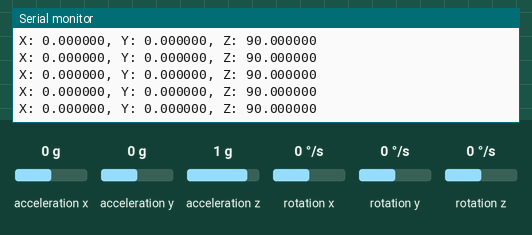
This sketch was run on a simulated ESP32. Shown: the last lines printed to the serial monitor. The test bench sets the inputs (shaded band); at power-on: acceleration x 0 g, acceleration y 0 g, acceleration z 1 g, rotation x 0 °/s, rotation y 0 °/s, rotation z 0 °/s.

Above: at 1.2 s.
1.3 s: acceleration x set to -1.4 g
At 1.47 s:
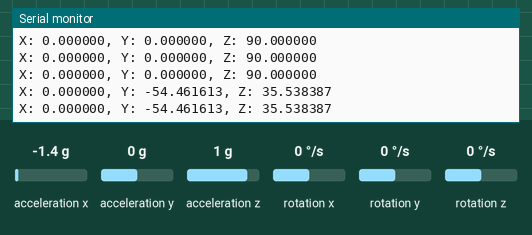
2.8 s: acceleration y set to -1.4 g
At 2.82 s:
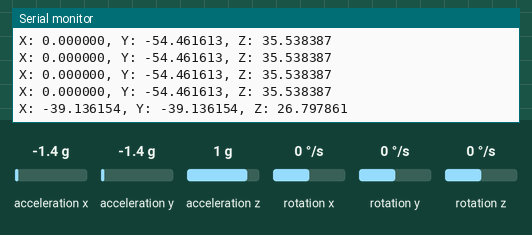
4.3 s: acceleration z set to -1.4 g
At 4.38 s:
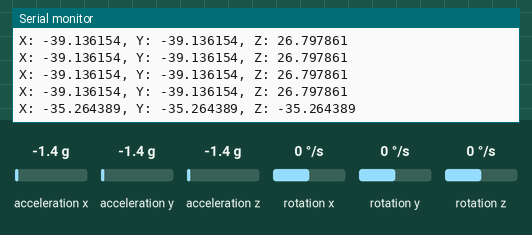
Timing chart, 0 to 7.3 s (numbered marks = the images above; inputs shaded):
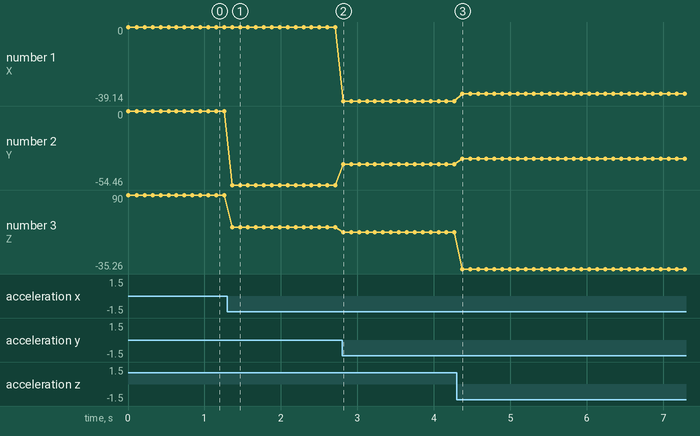

The sketch:

IMU_Board_Testing.ino
```cpp
#include <Wire.h>
#include "MPU6050.h" // Make sure this library is installed
MPU6050 mpu6050; // Declare MPU6050 object

// Global variables for motor speed control and target angle
const int pinSDA = 13;
const int pinSDC = 14;


void setup() {
  Serial.begin(9600);
  Wire.begin(pinSDA, pinSDC); // Initialize communication with MPU6050 using pins 47 (SDA) and 48 (SCL)
  mpu6050.initialize(); // Initialize the MPU6050
  if (!mpu6050.testConnection()) {
    Serial.println("MPU6050 connection failed. Please check your connection.");
    while (1); // Halt if connection failed
  }

  Serial.println("Setup complete. Beginning loop...");
}
void loop() {
  // Read raw accelerometer and gyroscope values
  int16_t ax, ay, az;
  int16_t gx, gy, gz;
  mpu6050.getMotion6(&ax, &ay, &az, &gx, &gy, &gz);

  // Convert accelerometer values to angles
  // Note: This is a simplified calculation and might need adjustments
  float angleX = atan2(ay, sqrt(ax*ax + az*az)) * 180 / PI;
  float angleY = atan2(ax, sqrt(ay*ay + az*az)) * 180 / PI;
  float angleZ = atan2(az, sqrt(ax*ax + ay*ay)) * 180 / PI;

  //float angleX = atan2(ay, az ) * 180 / PI;
  //float angleY = atan2(ax, az) * 180 / PI;
  //float angleZ = atan2(ay, ax) * 180 / PI;


  // Log data for debugging
  Serial.printf("X: %f, Y: %f, Z: %f \n",angleX, angleY, angleZ);
  delay(100); // Delay for readability of serial output
}
```

Measured:
- after the input at 1.3 s, the serial monitor: prints a new line after 0.06 s (image 1)
- after the input at 2.8 s, the serial monitor: prints a new line at once (image 2)
- after the input at 4.3 s, the serial monitor: prints a new line after 0.07 s (image 3)
- plotted number 1: 0 → -39.14 after the input at 2.8 s, -39.14 → -35.26 after the input at 4.3 s
- plotted number 2: 0 → -54.46 after the input at 1.3 s, -54.46 → -39.14 after the input at 2.8 s, -39.14 → -35.26 after the input at 4.3 s
- plotted number 3: 90 → 35.54 after the input at 1.3 s, 35.54 → 26.8 after the input at 2.8 s, 26.8 → -35.26 after the input at 4.3 s
